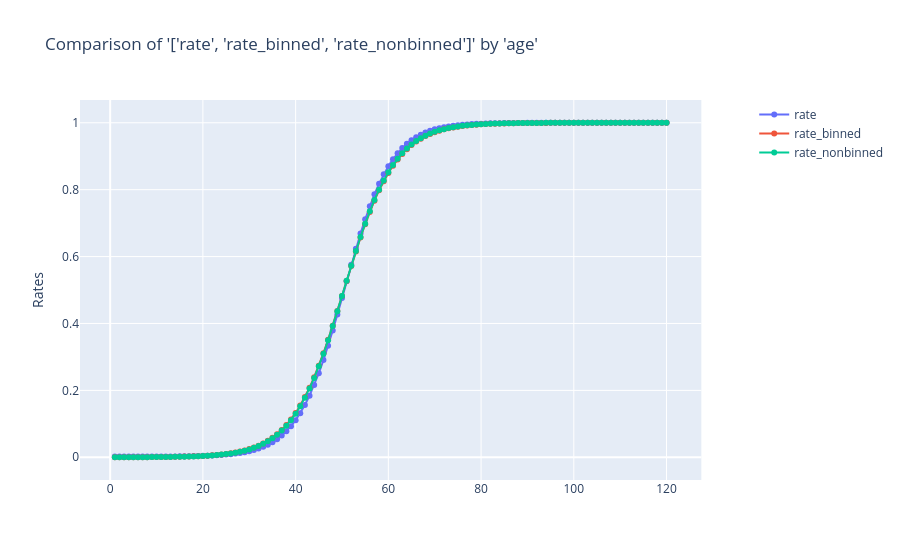

Notebook cell for this chart:
### Code cell
charters.compare_rates(
    sigmoid[(sigmoid["gender"] == 0) & (sigmoid["faceband"] == 1)],
    x_axis="age",
    rates=["rate", "rate_binned", "rate_nonbinned"],
)
